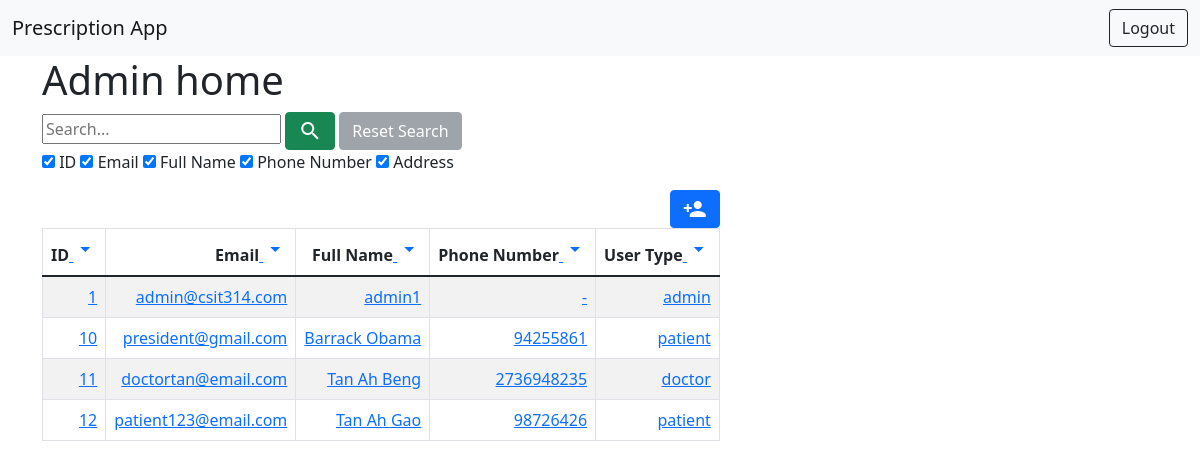
The app's page / (signed in) with its own data.
### accounts/models.py (models this page shows, shortened)
class CustomUser(AbstractBaseUser, PermissionsMixin):
    email = models.EmailField("email address", unique=True)
    is_staff = models.BooleanField(default=False)
    is_active = models.BooleanField(default=True)
    user_type = models.CharField(max_length=20, choices=USER_TYPES, default='patient')
    full_name = models.CharField(max_length=200)
    phone_number = models.CharField(max_length=10, unique=True)
    address = models.CharField(max_length=200)
    USERNAME_FIELD = "email"
    REQUIRED_FIELDS = []
    objects = CustomUserManager()

### main/views.py (the view)
# urls.py: 2. Add a URL to urlpatterns:  path('', views.home, name='home')
@login_required(login_url='/login/')
def home(request):
    context = {
        'id_checkbox': True,
        'email_checkbox': True,
        'full_name_checkbox': True,
        'phone_number_checkbox': True,
        'address_checkbox': True
    }
    if not request.user.is_authenticated:
        return redirect('home')
    elif request.user.user_type == 'admin':
        try:
            if request.POST:
                search_bar = request.POST['search_bar']
                context['search_bar'] = search_bar
                return render(request, 'admin/admin_home.html', context)
            else:
                order_by = request.GET.get('order_by', 'id')
                query = request.GET.get('query')
                data = CustomUser.objects.all().order_by(order_by)
                context['acc'] = data
                context['query'] = query
        except CustomUser.DoesNotExist:
            return HttpResponse("Something went wrong")
        return render(request, 'admin/admin_home.html', context)
    elif request.user.user_type == 'patient':
        return render(request, 'patient/patient_home.html')
    elif request.user.user_type == 'pharmacist':
        return render(request, 'pharmacist/pharmacist_home.html')
    elif request.user.user_type == 'doctor':
        return render(request, 'doctor/doctor_home.html')

### templates/admin/admin_home.html (shortened to what this page needs)
{% extends 'home.html' %}
{% block content %}
	<div class="container">
		<h1>Admin home</h1>
		<form action="{% url 'search_user' %}" method="get">
			<input type="search" placeholder="Search..." name="search_query"
			required>
			<button type="submit" class="btn btn-success icon-button">
				<span class="material-icons">search</span>
			</button>
			<a href="{% url 'home' %}" class="btn btn-secondary
				{% if not searched %}
					disabled
				{% endif %}
			">Reset Search</a>
			<p><input type="checkbox" id="id_checkbox" name="id_checkbox"
					{% if id_checkbox %}
								checked
					{% endif %}>
				<label for="id_checkbox">ID</label>
				<input type="checkbox" id="email_checkbox" name="email_checkbox"
						{% if email_checkbox %}
							 checked
						{% endif %}>
				<label for="email_checkbox">Email</label>
				<input type="checkbox" id="full_name_checkbox" name="full_name_checkbox"
						{% if full_name_checkbox %}
							 checked
						{% endif %}>
				<label for="full_name_checkbox">Full Name</label>
				<input type="checkbox" id="phone_number_checkbox" name="phone_number_checkbox"
						{% if phone_number_checkbox %}
							 checked
						{% endif %}>
				<label for="phone_number_checkbox">Phone Number</label>
				<input type="checkbox" id="address_checkbox" name="address_checkbox"
						{% if address_checkbox %}
							 checked
						{% endif %}>
				<label for="address_checkbox">Address</label></p>
		</form>
		<div style="display: inline-block; text-align: right;">
			<a href="{% url 'accounts:create_user' %}" class="btn btn-primary icon-button">
				<span class="material-icons">person_add</span>
			</a>
			<div class="table-responsive">
				<table class="table table-striped table-bordered table-hover">
					<thead class="thead-dark">
					<tr>
						<th scope="col">ID<a href="?order_by=id">
							<span class="material-icons">arrow_drop_down</span>
						</a></th>
						<th scope="col">Email<a href="?order_by=email">
							<span class="material-icons">arrow_drop_down</span>
						</a></th>
						<th scope="col">Full Name<a href="?order_by=full_name">
							<span class="material-icons">arrow_drop_down</span>
						</a></th>
						<th scope="col">Phone Number<a href="?order_by=phone_number">
							<span class="material-icons">arrow_drop_down</span>
						</a></th>
						<th scope="col">User Type<a href="?order_by=user_type">
							<span class="material-icons">arrow_drop_down</span>
						</a></th>
					</tr>
					</thead>
					{% for user in acc %}
						<tr>
							<td><a href="{% url 'edit_user' user_id=user.id %}">{{ user.id }}</a></td>
							<td><a href="{% url 'edit_user' user_id=user.id %}">{{ user.email }}</a></td>
							<td><a href="{% url 'edit_user' user_id=user.id %}">{{ user.full_name }}</a></td>
							<td><a href="{% url 'edit_user' user_id=user.id %}">{{ user.phone_number }}</a></td>
							<td><a href="{% url 'edit_user' user_id=user.id %}">{{ user.user_type }}</a></td>
						</tr>
					{% endfor %}
				</table>
			</div>
		</div>
	</div>
{% endblock %}

### templates/home.html (shortened to what this page needs)
{% extends 'base.html' %}
{% block logout_button %}
    <form class="logout-link" action="{% url 'accounts:logout' %}" method="POST">
        <button type="submit" class="btn btn-outline-dark">Logout</button>
    </form>
{% endblock %}

### templates/base.html (shortened to what this page needs)
<!DOCTYPE html>
<html lang="en">
    <head>
        <link href="https://cdn.jsdelivr.net/npm/bootstrap@5.1.1/dist/css/bootstrap.min.css" rel="stylesheet">
    </head>
    <body>
        <nav class="navbar navbar-expand-lg navbar-light bg-light">
            <div class="container-fluid">
                <a class="navbar-brand" href="#">Prescription App</a>
                {% block logout_button %}
                {% endblock %}
            </div>
        </nav>
        {% block content %}
        {% endblock %}
    </body>
</html>

### templates/base.html (style rules this page uses)
.icon-button { line-height: 50%; }

### records on screen
CustomUser: id "1", email "admin@csit314.com", full_name "admin1", phone_number "-", user_type "admin"
CustomUser: id "10", email "president@gmail.com", full_name "Barrack Obama", phone_number "94255861", user_type "patient"
CustomUser: id "11", email "doctortan@email.com", full_name "Tan Ah Beng", phone_number "2736948235", user_type "doctor"
CustomUser: id "12", email "patient123@email.com", full_name "Tan Ah Gao", phone_number "98726426", user_type "patient"
